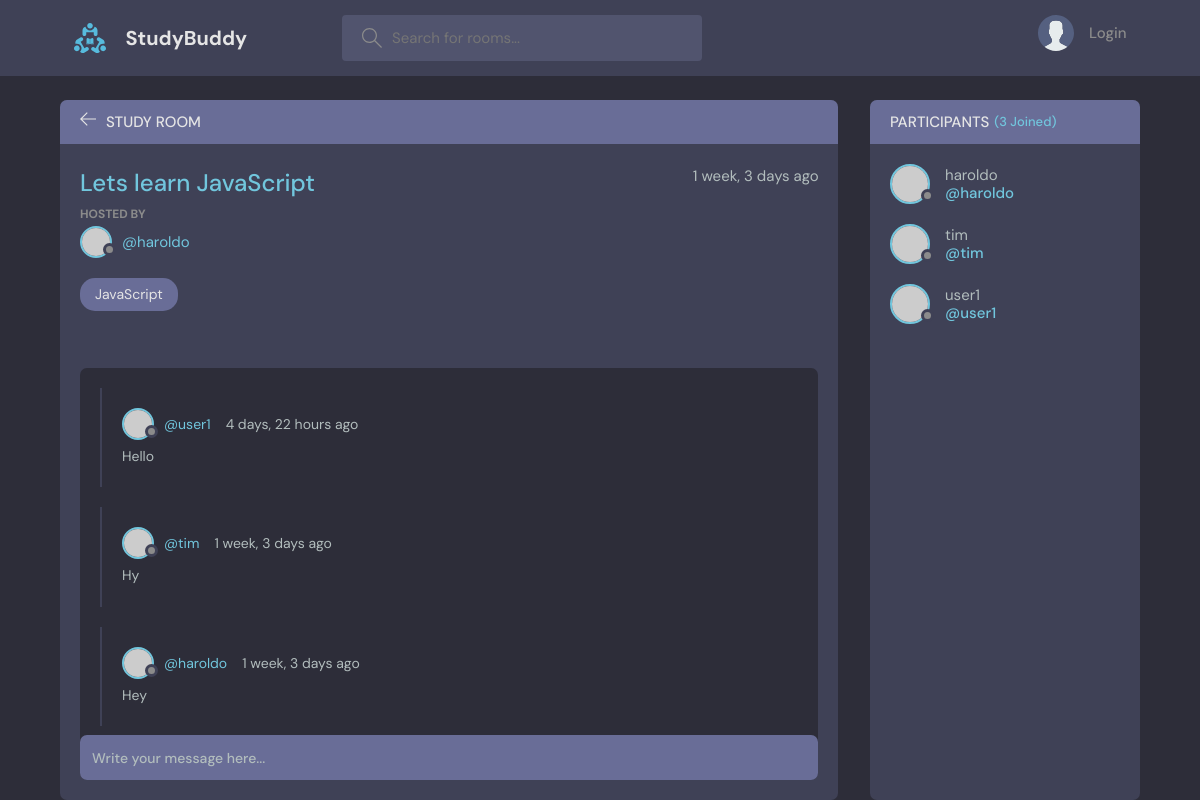
The page /room/1/ on the database its author committed.
### base/models.py (models this page shows, shortened)
class Room(models.Model):
    host = models.ForeignKey(User, on_delete=models.SET_NULL, null=True)
    topic = models.ForeignKey(Topic, on_delete=models.SET_NULL, null=True)
    name = models.CharField(max_length=200)
    description = models.TextField(null=True, blank=True)
    participants = models.ManyToManyField(
        User, related_name='participants', blank=True
    )
    updated = models.DateTimeField(auto_now=True)
    created = models.DateTimeField(auto_now_add=True)
    class Meta:
        ordering = ['-updated', '-created']

class Topic(models.Model):
    name = models.CharField(max_length=200)
    def __str__(self):
        return self.name

class Message(models.Model):
    user = models.ForeignKey(User, on_delete=models.CASCADE)
    room = models.ForeignKey(Room, on_delete=models.CASCADE)
    body = models.TextField()
    updated = models.DateTimeField(auto_now=True)
    created = models.DateTimeField(auto_now_add=True)
    class Meta:
        ordering = ['-updated', '-created']

### base/views.py (the view)
# urls.py: path('room/<str:pk>/', views.room, name='room'),
def room(request, pk):
    room = Room.objects.get(id=pk)
    if request.method == 'POST':
        message = Message.objects.create(
            user=request.user, room=room, body=request.POST.get('body')
        )
        room.participants.add(request.user)
        return redirect('room', pk=room.id)
    messages = room.message_set.all()
    participants = room.participants.all()
    context = {
        'room': room,
        'room_messages': messages,
        'participants': participants,
    }
    return render(request, 'base/room.html', context)

### base/templates/base/room.html (shortened to what this page needs)
{% extends "main.html" %}
{% block content %}
<main class="profile-page layout layout--2">
  <div class="container">
    <div class="room">
      <div class="room__top">
        <div class="room__topLeft">
          <a href="{% url 'home' %}">
            <svg version="1.1" xmlns="http://www.w3.org/2000/svg" width="32"
              height="32" viewbox="0 0 32 32">
              <title>arrow-left</title>
              <path
                d="M13.723 2.286l-13.723 13.714 13.719 13.714 1.616-1.611-10.96-10.96h27.625v-2.286h-27.625l10.965-10.965-1.616-1.607z">
              </path>
            </svg>
          </a>
          <h3>Study Room</h3>
        </div>
      </div>
      <div class="room__box scroll">
        <div class="room__header scroll">
          <div class="room__info">
            <h3>{{room.name}}</h3>
            <span>{{room.created|timesince}}
              ago</span>
          </div>
          <div class="room__hosted">
            <p>Hosted By</p>
            <a href="{% url 'user-profile' room.host.id %}"
              class="room__author">
              <div class="avatar avatar--small">
                <img src="https://randomuser.me/api/portraits/men/37.jpg" />
              </div>
              <span>@{{room.host.username}}</span>
            </a>
          </div>
          <span class="room__topics">{{room.topic}}</span>
        </div>
        <div class="room__conversation">
          <div class="threads scroll">
            {% for message in room_messages %}
            <div class="thread">
              <div class="thread__top">
                <div class="thread__author">
                  <a href="{% url 'user-profile' message.user.id %}"
                    class="thread__authorInfo">
                    <div class="avatar avatar--small">
                      <img
                        src="https://randomuser.me/api/portraits/men/37.jpg" />
                    </div>
                    <span>@{{message.user.username}}</span>
                  </a>
                  <span class="thread__date">{{message.created|timesince}}
                    ago</span>
                </div>
              </div>
              <div class="thread__details">
                {{message.body}}
              </div>
            </div>
            {% endfor %}
          </div>
        </div>
      </div>
      <div class="room__message">
        <form action="" method="post">
          <input name="body" placeholder="Write your message here..." />
        </form>
      </div>
    </div>
    <div class="participants">
      <h3 class="participants__top">Participants
        <span>({{participants.count}}
          Joined)</span></h3>
      <div class="participants__list scroll">
        {% for user in participants %}
        <a href="{% url 'user-profile' user.id %}" class="participant">
          <div class="avatar avatar--medium">
            <img src="https://randomuser.me/api/portraits/men/37.jpg" />
          </div>
          <p>
            {{user.username}}
            <span>@{{user.username}}</span>
          </p>
        </a>
        {% endfor %}
      </div>
    </div>
  </div>
</main>
{% endblock content %}

### rows shown on the page
Room: name "Lets learn JavaScript", created "1 week, 3 days", host.username "haroldo", topic "JavaScript"
Message: user.username "user1", created "4 days, 22 hours", body "Hello"
Message: user.username "tim", created "1 week, 3 days", body "Hy"
Message: user.username "haroldo", created "1 week, 3 days", body "Hey"

### other values the page prints
{{ participants.count }} "3"
{{ user.username }} "haroldo"
{{ user.username }} "tim"
{{ user.username }} "user1"
